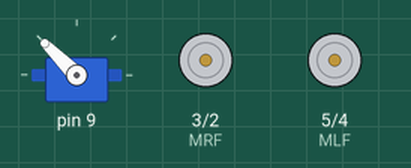
Recording of a sketch running on a simulated Arduino Uno, built with avr-gcc and run on an emulated ATmega328P. Shown: servo, motor-driver pin pairs drawn as motors (green arrow = first pin HIGH = forward, orange = second pin HIGH = backward, longer = more drive).

Above: at 0.1 s.
At 1.1 s:
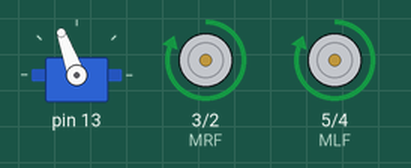
At 1.7 s:
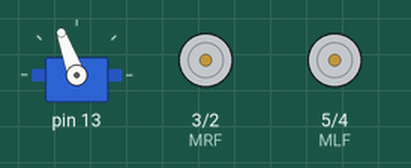
Timing chart, 0 to 3.2 s (numbered marks = the images above):
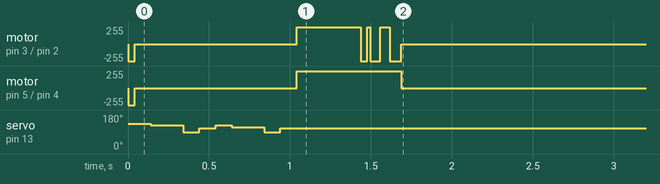

The sketch:

Robot.ino
```cpp
#define MLF 5 // пин для левого мотора вперед
#define MLB 4 // пин для левого мотора назад
#define MRF 3 // пин для правого мотора вперед
#define MRB 2 // пин для правого мотора назад
#define IRP 8 // пин для инфрокрасного датчика

#define seg_1 9  // пин для первого сегмента клешни
#define seg_2 10 // пин для второго сегмента клешни
#define seg_3 11  // пин для третьего сегмента клешни
#define seg_4 12  // пин для четвертого сегмента клешни
#define cl 13 // пин для захвата клешни

#define button_forward 4049 // код для пульта вперед
#define button_left 4052 // код для пульта влево
#define button_right 4051   // код для пульта вправо
#define button_back 4050    // код для пульта назад
#define button_a 4010       // код для пульта A
#define button_b 4011       // код для пульта B
#define button_c 4012      // код для пульта C
#define button_d 4013       // код для пульта D

#include <IRremote.h>
#include <Servo.h>

Servo myservo;

IRrecv irrecv(IRP);
decode_results results;
unsigned long Key;

void rotate(int pin, int deg) {
  myservo.attach(pin);
  myservo.write(deg);
  delay(100);
  myservo.detach();
}

void fold() {           // складывание и взятие
  rotate(seg_1, 135);
  rotate(seg_2, 125);
  rotate(seg_3, 125);
  rotate(seg_4, 90);
  rotate(cl, 110);
}

void lift() {
  rotate(seg_1, 125);
  rotate(seg_2, 115);
  rotate(seg_3, 115);
  rotate(seg_4, 90);
  rotate(cl, 110);
}

void drop() { rotate(cl, -110); }   // выкинуть

void stop() {           // остановка
  digitalWrite(MLB, 0);
  digitalWrite(MRB, 0);
  digitalWrite(MLF, 0);
  digitalWrite(MRF, 0);
}

void forward() {        // движение вперед
  digitalWrite(MLB, 0);
  digitalWrite(MRB, 0);
  digitalWrite(MLF, 1);
  digitalWrite(MRF, 1);
}

void back() {           // движение назад
  digitalWrite(MLF, 0);
  digitalWrite(MRF, 0);
  digitalWrite(MLB, 1);
  digitalWrite(MRB, 1);
}

void right() {          // поворот вправо
  digitalWrite(MLB, 0);
  digitalWrite(MRF, 0);
  digitalWrite(MLF, 1);
  digitalWrite(MRB, 1);
}

void left() {           // поворот влево
  digitalWrite(MRB, 0);
  digitalWrite(MLF, 0);
  digitalWrite(MRF, 1);
  digitalWrite(MLB, 1);
}

void start() {
  back();
  delay(40);
  stop();
  fold();
  lift();
  forward();
  delay(395);
  right();
  delay(40);
  forward();
  delay(20);
  right();
  delay(60);
  forward();
  delay(60);
  right();
  delay(70);
  stop();
}

void setup() {
  pinMode(MLF, OUTPUT); // инициализация пинов ↓
  pinMode(MLB, OUTPUT);
  pinMode(MRF, OUTPUT);
  pinMode(MRB, OUTPUT);
  irrecv.enableIRIn(); // запускаем прием
  start();
}

void loop() {
  if (irrecv.decode(&results))  { // проверка данных
      Key = results.value;
      switch (Key)  {
        case button_forward:
          forward();  // вперед
          delay(20);
          stop();
          break;
        case button_right:
          right();   // вправо
          delay(20);
          stop();
          break;
        case button_left:
          left();  // налево
          delay(20);
          stop();
          break;
        case button_back:
          back(); // назад
          delay(20);
          stop();
          break;
        case button_a:
          fold(); // поднятие
          break;
        case button_b: // сделать клешню выше
          lift();
          break;
        case button_c: // выкинуть
          drop();
          break;
        case button_d:
          forward();  // вперед дальше
          delay(200);
          stop();
          break;
      }
      irrecv.resume(); // ожидаем следующей передачи
    }
}
```
